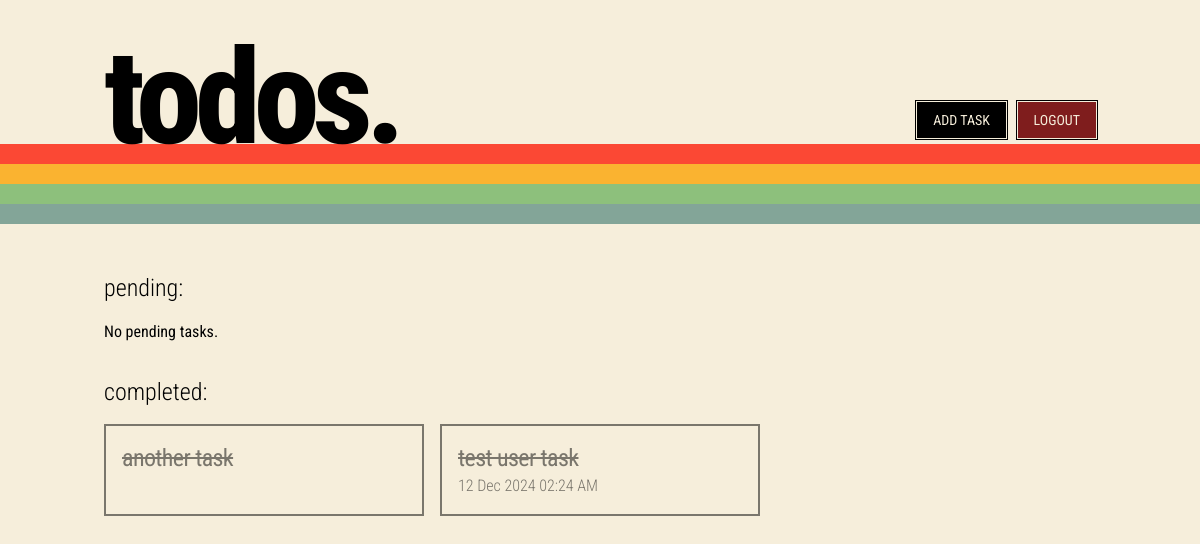
The page /tasks/ (signed in) on the database as committed earlier.
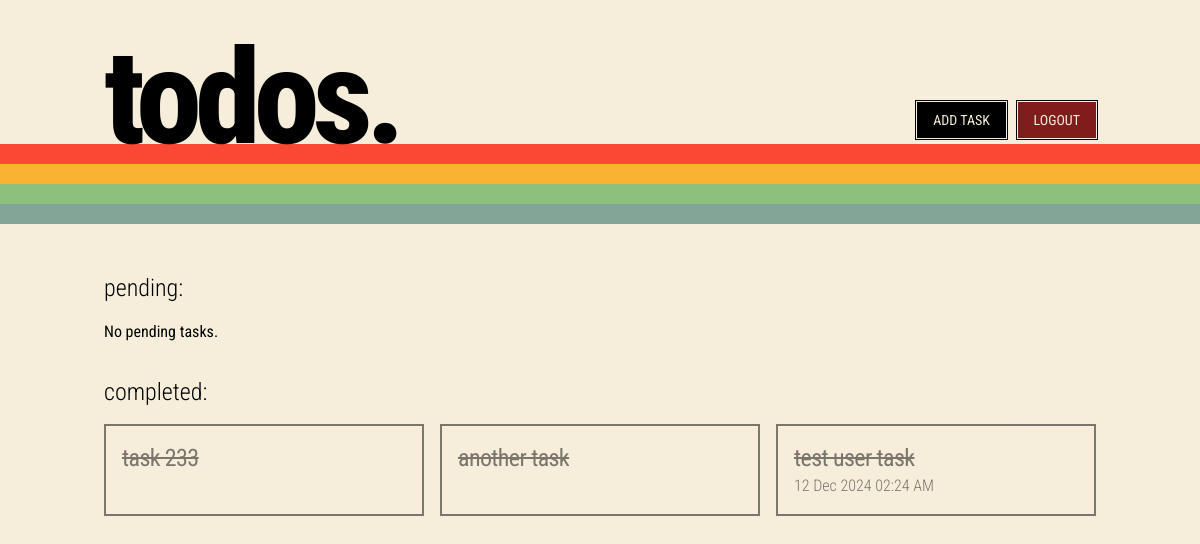
The same page on the database as committed later.
### tasks/models.py (models this page shows, shortened)
class Task (models.Model):
    title = models.CharField(max_length=255)
    description = models.TextField()
    completed = models.BooleanField(default=False)
    deadline = models.DateTimeField(blank=True, null=True)
    author = models.ForeignKey(User, on_delete=models.CASCADE, default=None)

### tasks/views.py (the view)
# urls.py: path('', include('tasks.urls'))
@login_required(login_url="/login/")
def tasks(request):
    if request.method == "POST":
        form = forms.CreateTask(request.POST)
        if form.is_valid():
            newtask = form.save(commit=False)
            newtask.author = request.user
            newtask.save()
            return redirect("tasks:tasks")
    else:
        form = forms.CreateTask()
    pending_tasks = Task.objects.filter(author=request.user, completed=False).order_by('-deadline')
    completed_tasks = Task.objects.filter(author=request.user, completed=True).order_by('-id')
    return render(request, 'tasks.html',
                  {'pending_tasks': pending_tasks, 'completed_tasks': completed_tasks, 'form': form})

### tasks/templates/tasks.html (shortened to what this page needs)
{% extends 'base.html' %}
{% block content %}
<h2 class="text-2xl font-light pb-4 pt-4">pending:</h2>
<div class="grid md:grid-cols-2 lg:grid-cols-3 gap-4">
    {% for task in pending_tasks %}
    <div class="border-2 border-black p-4">
        <div class="flex justify-between item-start">
            <a href="{% url 'tasks:taskdetails' task_id=task.id %}" class="text-2xl tracking-tight cursor-pointer hover:underline">{{ task.title }}</a>
            <form class="single-button-form" action="{% url 'tasks:completetask' %}" method="post">
                {% csrf_token %}
                <input type="hidden" name="task_id" value="{{ task.id }}"/>
                <button class="btn">Done</button>
            </form>
        </div>
        {% if task.deadline %}
        <p class="font-light">{{ task.deadline|date:"d M Y" }} {{ task.deadline|time:"h:i A" }}</p>
        {% endif %}
    </div>
    {% empty %}
    <p>No pending tasks.</p>
    {% endfor %}
</div>
<h2 class="text-2xl font-light pb-4 pt-8">completed:</h2>
<div class="grid md:grid-cols-2 lg:grid-cols-3 gap-4 opacity-50">
    {% for task in completed_tasks %}
    <div class="border-2 border-black p-4">
        <a href="{% url 'tasks:taskdetails' task_id=task.id %}" class="text-2xl tracking-tight line-through cursor-pointer hover:underline">{{ task.title }}</a>
        {% if task.deadline %}
        <p class="font-light">{{ task.deadline|date:"d M Y" }} {{ task.deadline|time:"h:i A" }}</p>
        {% endif %}
    </div>
    {% empty %}
    <p>No completed tasks.</p>
    {% endfor %}
</div>
{% endblock %}

Rows that differ between the two databases and show on the page:
added Task: title "task 233"
